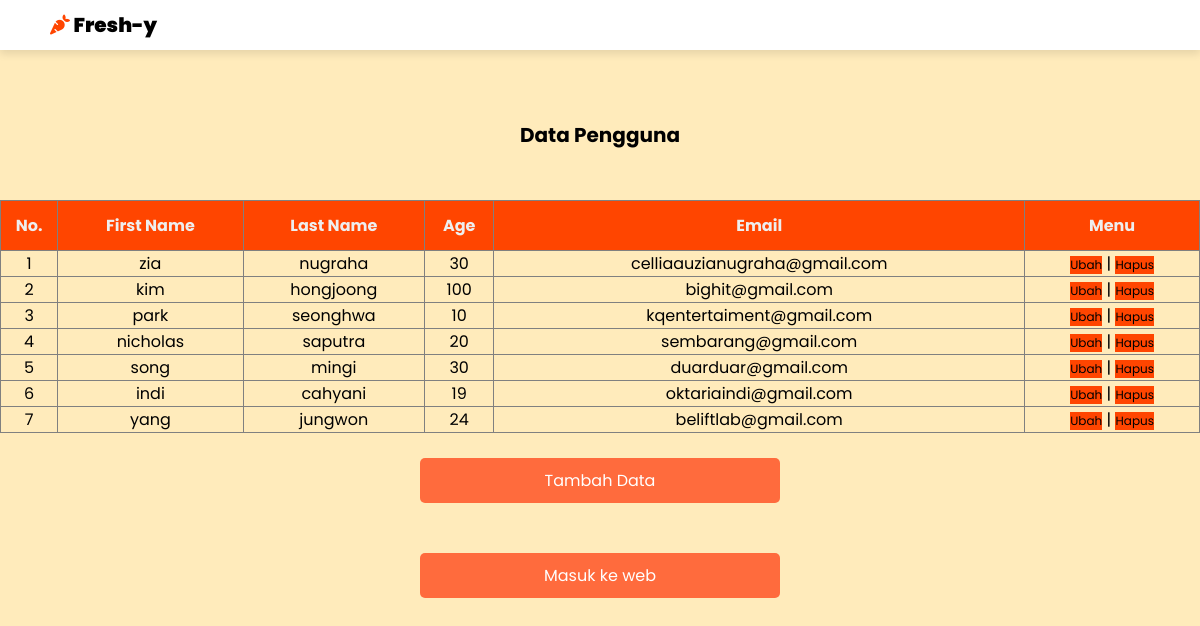
The page /posttest5/read.php on the database its author committed.
### tables this page shows
CREATE TABLE `user` (
  `id` tinyint NOT NULL,
  `first_name` varchar(40) NOT NULL,
  `last_name` varchar(40) NOT NULL,
  `age` tinyint NOT NULL,
  `email` varchar(100) NOT NULL,
  `password` varchar(255) NOT NULL,
  `picture` varchar(255) NOT NULL,
  `role` varchar(5) NOT NULL
);

### posttest5/read.php (the view, shortened to what this page needs)
<?php
require "koneksi.php";
$sql = mysqli_query($conn, "SELECT * FROM user");
$user = [];
while ($row = mysqli_fetch_assoc($sql)) {
    $user[] = $row;
}
?>
<!DOCTYPE html>
<html lang="en">
<head>
    <link rel="stylesheet" href="https://cdnjs.cloudflare.com/ajax/libs/font-awesome/6.6.0/css/all.min.css">
    <link rel="stylesheet" href="read.css">
</head>
<body>
    <header class="header">
        <a href="#" class="logo"><i class="fa-sharp fa-solid fa-carrot"></i> Fresh-y </a>
    </header>
    <h4>Data Pengguna</h4>
    <br>
    <br>
    <div class="container">
    <table border="1">
            <tr>
                <th>No.</th>
                <th>First Name</th>
                <th>Last Name</th>
                <th>Age</th>
                <th>Email</th>
                <th>Menu</th>
            </tr>
        <tbody>
            <?php $i = 1; foreach($user as $usr) : ?>
                <tr>
                    <td><?= $i ?></td>
                    <td><?= $usr["first_name"] ?></td>
                    <td><?= $usr["last_name"] ?></td>
                    <td><?= $usr["age"] ?></td>
                    <td><?= $usr["email"] ?></td>
                    <td>
                        <a href="edit.php?id=<?= $usr["id"] ?>" class="btn">Ubah</a> |
                        <a href="delete.php?id=<?= $usr["id"] ?>" class="btn"">Hapus</a>
                    </td>
                </tr>
                <?php $i++; endforeach ?>
            </tbody>
        </table>
    </div>
    <br>
    <button onclick="window.location.href='index.php'">Tambah Data</button>
    <br>
    <br>
    <button onclick="window.location.href='index.html'">Masuk ke web</button>
</body>
</html>

### posttest5/read.css (style rules this page uses)
* { margin: 0; padding: 0; box-sizing: border-box; font-family: 'Poppins', sans-serif; }
body { background-color: #ffebbb; }
.header { position: fixed; top: 0; left: 0; right: 0; display: flex; align-items: center; justify-content: space-between; box-shadow: 0 4px 8px rgba(0, 0, 0, 0.1); padding: 10px 50px; background-color: white; width: 100%; }
.header, i { color: orangered; }
.header, .logo { font-size: 20px; font-weight: bolder; color: black; border: #eeeeee; text-decoration: none; }
h4 { padding-top: 120px; text-align: center; font-size: 20px; }
table { border-collapse: collapse; width: 100%; }
th { background-color: orangered; color: #eeeeee; height: 50px; }
td { text-align: center; }
.btn { display:inline-block; padding: none; background-color: orangered; color: black; text-decoration: none; border: none; font-size: 12px; }
button { background-color: #FF6B3D; color: white; border: none; padding: 10px 20px; font-size: 16px; border-radius: 5px; cursor: pointer; width: 30%; transition: background-color 0.3s ease; margin: 0 auto; display: block; }

### rows shown on the page
user: first_name "zia", last_name "nugraha", age "30", email "celliaauzianugraha@gmail.com"
user: first_name "kim", last_name "hongjoong", age "100", email "bighit@gmail.com"
user: first_name "park", last_name "seonghwa", age "10", email "kqentertaiment@gmail.com"
user: first_name "nicholas", last_name "saputra", age "20", email "sembarang@gmail.com"
user: first_name "song", last_name "mingi", age "30", email "duarduar@gmail.com"
user: first_name "indi", last_name "cahyani", age "19", email "oktariaindi@gmail.com"
user: first_name "yang", last_name "jungwon", age "24", email "beliftlab@gmail.com"
